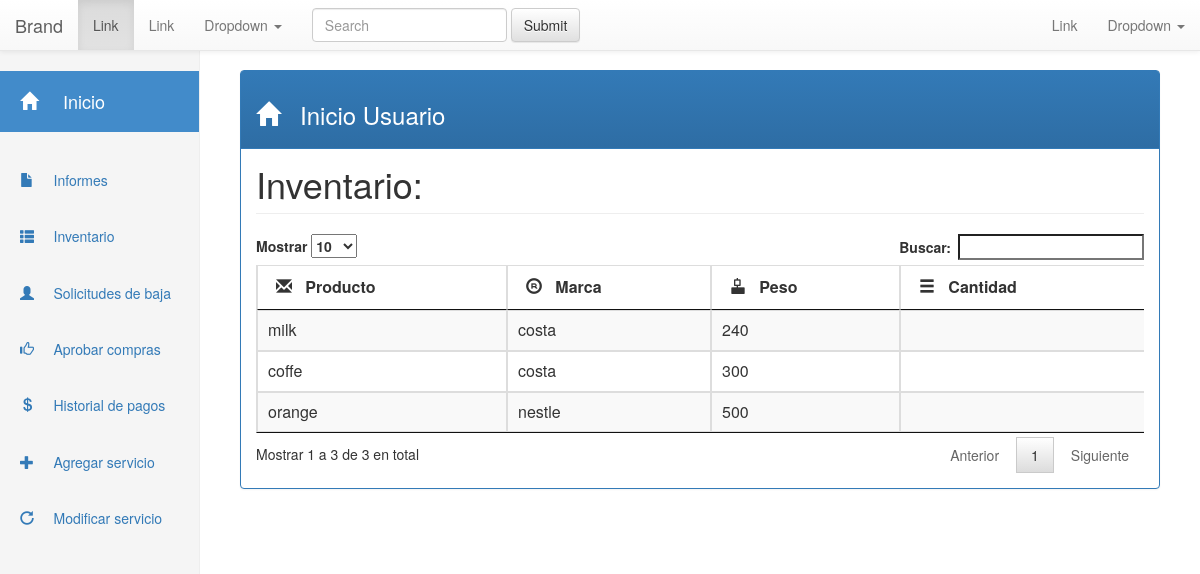
Screenshot of /index.php/user_controller/inventario with the database file from the repository.
### tables this page shows
CREATE TABLE `productos` (
  `id` int(11) NOT NULL,
  `marca` varchar(255) NOT NULL,
  `nombre` varchar(255) NOT NULL,
  `peso` int(11) NOT NULL
);

### application/controllers/User_controller.php (called while the page is built, shortened)
<?php
class User_controller extends CI_Controller {
	function __construct()
	{
		$this->load->model('User_model');
		$this->load->library('session');
		$this->load->helper('url');
	}
	public function inventario()
	{
		$this->load->view('head');
		$this->load->view('header');
		$this->load->view('side_bar');
		$this->load->view('/Usuarios/productos');
	}
}

### index.php (called while the page is built, shortened)
<?php
require_once BASEPATH.'core/CodeIgniter.php';

### application/models/User_model.php (called while the page is built, shortened)
<?php
class User_model extends CI_Model
{
	function inventario()
	{
		$consulta="SELECT * FROM productos";
			$respuesta=$this->db->query($consulta);
			if($respuesta){
				return $respuesta;
			}
			else{
			 	return false;
			}
	}
}

### application/views/Usuarios/productos.php (the view)
<!DOCTYPE html>
  <div class="col-sm-9 col-sm-offset-3 col-md-10 col-md-offset-2 main">
    <div class="panel panel-primary">
      <div class="panel-heading">
        <h1 class="panel-title"><h3> <span class="glyphicon glyphicon-home" aria-hidden="true"> </span>
         &nbsp Inicio Usuario</h3></h1>
      </div>
      <div class="panel-body">
        <h1 class="page-header">Inventario:</h1>
        <?php
          $productos = $this->User_model->inventario();
          if ($productos)
          {
            echo '<div class="table-responsive">';
            echo '<table id = "tabla_clientes" class="table table-striped table-bordered">';
            echo '<thead>';
              echo '<tr>';
                echo '<th> <span class="glyphicon glyphicon-envelope" aria-hidden="true"> </span> &nbsp Producto</th>';
                echo '<th> <span class="glyphicon glyphicon-registration-mark" aria-hidden="true"> </span> &nbsp Marca</th>';
                echo '<th> <span class="glyphicon glyphicon-object-align-vertical" aria-hidden="true"> </span> &nbsp Peso</th>';
                echo '<th> <span class="glyphicon glyphicon-menu-hamburger" aria-hidden="true"> </span> &nbsp Cantidad</th>';
              echo '</tr>';
            echo '</thead>';
            echo '<tbody>';
            foreach ($productos->result() as $prod) {
                echo '<tr>';
                echo '<td>'.$prod->nombre.'</td>';
                echo '<td>'.$prod->marca.'</td>';
                echo '<td>'.$prod->peso.'</td>';
                echo '<td>'.$prod->cantidad.'</td>';
                echo '</tr>';
            }
          }
        ?>
      </div>
      </div>
      </div>
    </div>
</body>
</html>

### css/style.css (style rules this page uses)
html, body { font-family: 'Lato', sans-serif; font-size: 100%; background: #FFf; }

### css/estilo.css (style rules this page uses)
body { padding-top: 50px; }
.main { padding: 20px; }
@media (min-width: 768px) { .main { padding-right: 40px; padding-left: 40px; } }
.main .page-header { margin-top: 0; }

### rows the page displays
productos: nombre "milk", marca "costa", peso "240"
productos: nombre "coffe", marca "costa", peso "300"
productos: nombre "orange", marca "nestle", peso "500"
